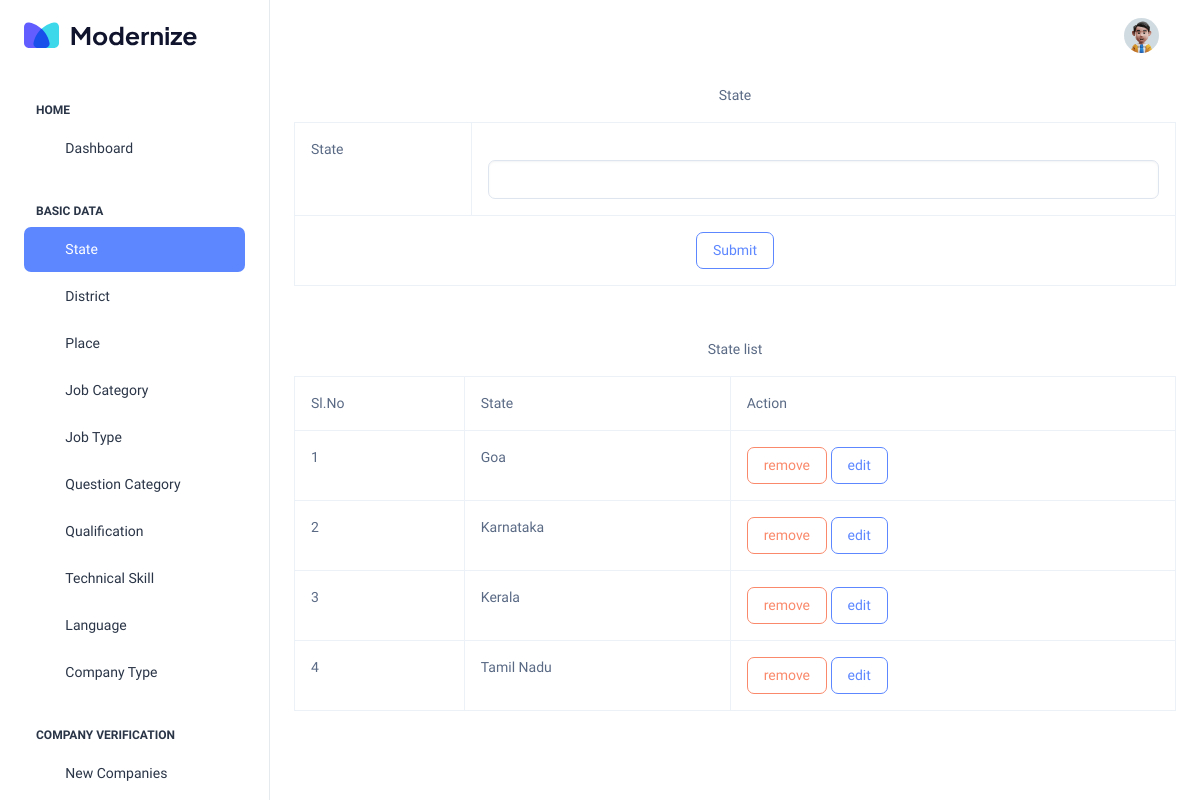
The page /Project/Admin/State.php on the database as committed earlier.
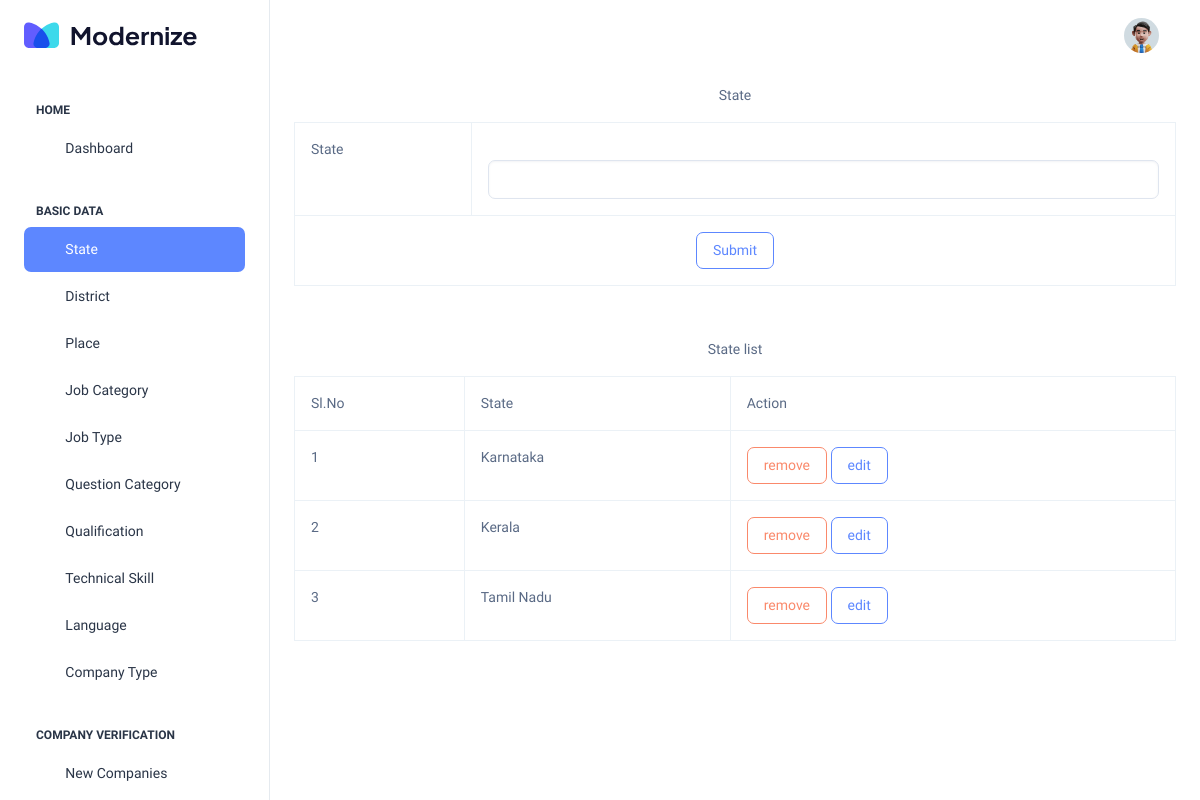
The same page on the database as committed later.
### tables this page shows
CREATE TABLE `tbl_state` (
  `state_id` int(11) NOT NULL,
  `state_name` varchar(30) NOT NULL,
  `state_status` int(11) NOT NULL DEFAULT 0
);

### Project/Admin/State.php (the view, shortened to what this page needs)
<?php
  include("../Assets/Connection/Connection.php");
  include("Header.php");
  $statename="";
?>
<!DOCTYPE html
	PUBLIC "-//W3C//DTD XHTML 1.0 Transitional//EN" "http://www.w3.org/TR/xhtml1/DTD/xhtml1-transitional.dtd">
<html xmlns="http://www.w3.org/1999/xhtml">
<head>
</head>
<body>
	<form id="form1" name="form1" method="post" action="">
		<p align="center">State</p>
		<table width="200" border="1" class="table table-bordered table-hover" align="center">
			<tr>
				<td>State</td>
				<td><label for="txt_state"></label>
					<input type="text" name="txt_state" id="txt_state" class = "form-control" value="<?php echo $statename?>" required />
				</td>
			</tr>
			<tr>
				<td colspan="2" align="center">
					<div align="center">
						<input type="submit" name="btn_submit" id="btn_submit" value="Submit" class="btn btn-outline-primary"/>
			</tr>
		</table>
		<p>&nbsp;</p>
		<p align="center">State list</p>
		<div align="center">
			<table width="200" class="table table-bordered table-hover" border="1">
				<tr>
					<td>Sl.No</td>
					<td>State</td>
					<td>Action</td>
				</tr>
				<?php
		$i=0;
		$selQry="select * from tbl_state where state_status=0 order by state_name ASC";
		$row=$Con->query($selQry);
		while($data=$row->fetch_assoc())
		{
			$i++;
		?>
				<tr>
					<td>
						<?php echo $i?>
					</td>
					<td>
						<?php echo $data['state_name']?>
					</td>
					<td>
						<a href="State.php?rid=<?php echo $data['state_id']?>" class="btn btn-outline-danger">remove</a>
						<a href="State.php?eid=<?php echo $data['state_id']?>" class="btn btn-outline-primary">edit</a>
					</td>
					<?php
	 	  }
		  ?>
				</tr>
			</table>
		</div>
	</form>
</body>
<?php
include("Footer.php");
?>

Rows that differ between the two databases and show on the page:
removed tbl_state: state_name "Goa"
